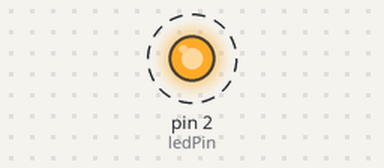
A sketch run on a simulated Arduino Uno, built with avr-gcc and run on an emulated ATmega328P. Parts: output pins drawn as LEDs (lit = HIGH). Dashed ring = blinking. What the sketch prints to the serial monitor is not drawn.

Above: at 0.2 s.
Timing chart, 0 to 3.0 s (numbered marks = the images above):
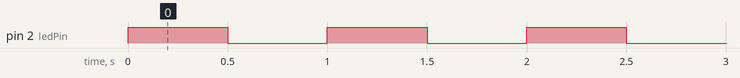

Measured:
- by itself, pin 2 (ledPin): alternates HIGH for 0.50 s and LOW for 0.50 s

The sketch:

04-serial-led-blinker.ino
```cpp
int ledPin = 2;

void setup(){
    pinMode (ledPin, OUTPUT);
    Serial.begin(9600);
}

void loop(){
  Serial.println("ON");
  digitalWrite(ledPin,HIGH);
  delay(500);

  Serial.println("OFF");
  digitalWrite(ledPin,LOW);
  delay(500);
  }
```
